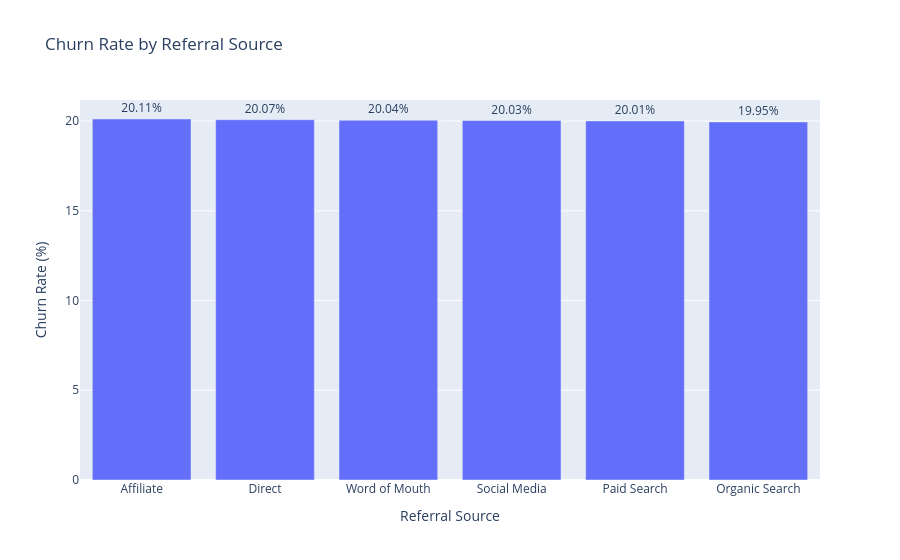

The cell this chart's notebook holds for it:
### Markdown cell above
## 6. churn rate by referral source

### Code cell
#churn rate by referral source
churn_by_referral = (
    df.groupby('referral_source')
    .agg(churn_rate_pct=('active', churn_rate_pct))
    .sort_values('churn_rate_pct', ascending=False)
    .reset_index()
)

#bar chart

fig_referral = px.bar(
    churn_by_referral,
    x='referral_source',
    y='churn_rate_pct',
    text='churn_rate_pct',
    title='Churn Rate by Referral Source',
    labels={
        'referral_source': 'Referral Source',
        'churn_rate_pct': 'Churn Rate (%)'
    }
)

fig_referral.update_traces(texttemplate='%{text:.2f}%', textposition='outside')
fig_referral.show()

### Figure 1 — Plotly figure (JSON) as saved in the notebook; plotly's stock layout.template omitted (floating-point values rounded to 4 significant figures)
{"data": [{"hovertemplate": "Referral Source=%{x}<br>Churn Rate (%)=%{text}<extra></extra>", "legendgroup": "", "marker": {"color": "#636efa", "pattern": {"shape": ""}}, "name": "", "orientation": "v", "showlegend": false, "text": [20.11, 20.07, 20.04, 20.03, 20.01, 19.95], "textposition": "outside", "texttemplate": "%{text:.2f}%", "type": "bar", "x": ["Affiliate", "Direct", "Word of Mouth", "Social Media", "Paid Search", "Organic Search"], "xaxis": "x", "y": [20.11, 20.07, 20.04, 20.03, 20.01, 19.95], "yaxis": "y"}], "layout": {"barmode": "relative", "legend": {"tracegroupgap": 0}, "title": {"text": "Churn Rate by Referral Source"}, "xaxis": {"anchor": "y", "domain": [0, 1], "title": {"text": "Referral Source"}}, "yaxis": {"anchor": "x", "domain": [0, 1], "title": {"text": "Churn Rate (%)"}}}}
